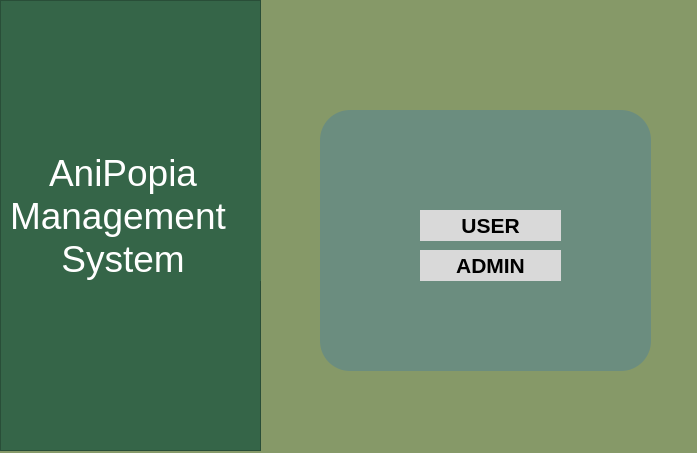
<?xml version="1.0" encoding="UTF-8"?>
<ui version="4.0">
 <class>MainWindow</class>
 <widget class="QMainWindow" name="MainWindow">
  <property name="geometry">
   <rect>
    <x>0</x>
    <y>0</y>
    <width>697</width>
    <height>453</height>
   </rect>
  </property>
  <property name="windowTitle">
   <string>MainWindow</string>
  </property>
  <property name="styleSheet">
   <string notr="true">background-color: rgb(134, 153, 104);</string>
  </property>
  <widget class="QWidget" name="centralwidget">
   <widget class="QFrame" name="frame_2">
    <property name="geometry">
     <rect>
      <x>320</x>
      <y>110</y>
      <width>331</width>
      <height>261</height>
     </rect>
    </property>
    <property name="styleSheet">
     <string notr="true">background-color: rgb(107, 141, 127);

border-radius:30px;</string>
    </property>
    <property name="frameShape">
     <enum>QFrame::StyledPanel</enum>
    </property>
    <property name="frameShadow">
     <enum>QFrame::Raised</enum>
    </property>
    <widget class="QPushButton" name="PushButton_User_3">
     <property name="geometry">
      <rect>
       <x>100</x>
       <y>100</y>
       <width>141</width>
       <height>31</height>
      </rect>
     </property>
     <property name="font">
      <font>
       <pointsize>16</pointsize>
       <weight>75</weight>
       <bold>true</bold>
      </font>
     </property>
     <property name="styleSheet">
      <string notr="true">background-color: rgb(217, 217, 217);</string>
     </property>
     <property name="text">
      <string>USER</string>
     </property>
     <property name="icon">
      <iconset>
       <normaloff>../../Downloads/346132769_887451505655491_9031112267719968490_n.png</normaloff>../../Downloads/346132769_887451505655491_9031112267719968490_n.png</iconset>
     </property>
    </widget>
    <widget class="QPushButton" name="PushButton_Admin_3">
     <property name="geometry">
      <rect>
       <x>100</x>
       <y>140</y>
       <width>141</width>
       <height>31</height>
      </rect>
     </property>
     <property name="font">
      <font>
       <pointsize>16</pointsize>
       <weight>75</weight>
       <bold>true</bold>
      </font>
     </property>
     <property name="styleSheet">
      <string notr="true">background-color: rgb(217, 217, 217);</string>
     </property>
     <property name="text">
      <string>ADMIN</string>
     </property>
     <property name="icon">
      <iconset>
       <normaloff>../../Downloads/346132769_887451505655491_9031112267719968490_n.png</normaloff>../../Downloads/346132769_887451505655491_9031112267719968490_n.png</iconset>
     </property>
    </widget>
    <widget class="QLabel" name="label_7">
     <property name="geometry">
      <rect>
       <x>10</x>
       <y>10</y>
       <width>71</width>
       <height>41</height>
      </rect>
     </property>
     <property name="text">
      <string/>
     </property>
     <property name="pixmap">
      <pixmap resource="pic.qrc">:/newPrefix/346140605_258284316719104_7214206886356494076_n.png</pixmap>
     </property>
     <property name="scaledContents">
      <bool>true</bool>
     </property>
    </widget>
    <widget class="QLabel" name="label_8">
     <property name="geometry">
      <rect>
       <x>250</x>
       <y>210</y>
       <width>71</width>
       <height>41</height>
      </rect>
     </property>
     <property name="text">
      <string/>
     </property>
     <property name="pixmap">
      <pixmap resource="pic.qrc">:/newPrefix/346140605_258284316719104_7214206886356494076_n.png</pixmap>
     </property>
     <property name="scaledContents">
      <bool>true</bool>
     </property>
    </widget>
   </widget>
   <widget class="QFrame" name="frame">
    <property name="geometry">
     <rect>
      <x>0</x>
      <y>0</y>
      <width>261</width>
      <height>451</height>
     </rect>
    </property>
    <property name="styleSheet">
     <string notr="true">background-color: rgb(53, 101, 72);</string>
    </property>
    <property name="frameShape">
     <enum>QFrame::StyledPanel</enum>
    </property>
    <property name="frameShadow">
     <enum>QFrame::Raised</enum>
    </property>
    <widget class="QLabel" name="label_9">
     <property name="geometry">
      <rect>
       <x>10</x>
       <y>150</y>
       <width>261</width>
       <height>131</height>
      </rect>
     </property>
     <property name="font">
      <font>
       <pointsize>28</pointsize>
       <weight>50</weight>
       <bold>false</bold>
      </font>
     </property>
     <property name="styleSheet">
      <string notr="true">color: rgb(255, 255, 255);</string>
     </property>
     <property name="text">
      <string>    AniPopia 
Management 
     System</string>
     </property>
    </widget>
   </widget>
  </widget>
 </widget>
 <resources>
  <include location="pic.qrc"/>
  <include location="Python311/Lib/site-packages/QtDesigner/pic.qrc"/>
 </resources>
 <connections/>
</ui>
